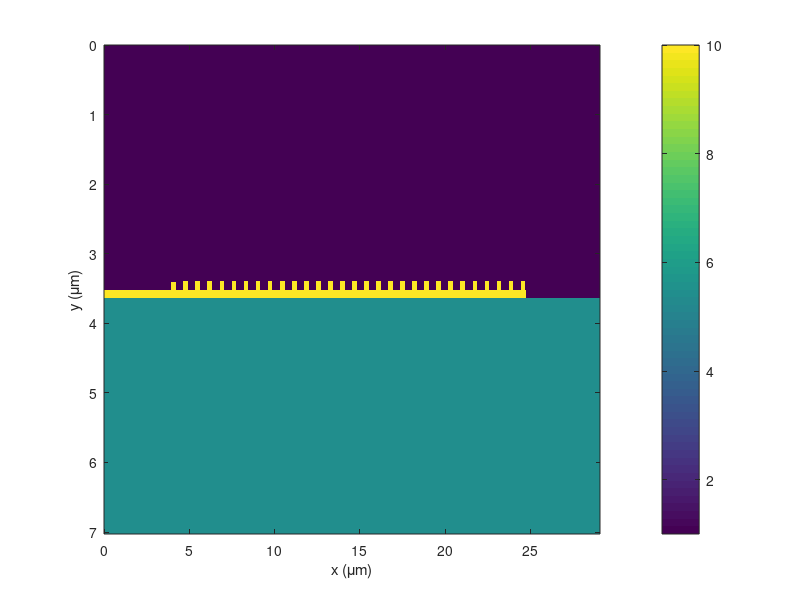

Reproduce this figure in MATLAB. (Note: this script raises an error after producing the figure.)
% FinalGMRSimulation.m

% INITIALIZE MATLAB
close all;
clc;
clear all;
set(0,'DefaultFigureWindowStyle','docked');

% UNITS
micrometers = 1;
nanometers  = 1e-3 * micrometers;

Nf = 11;
tot_ref = zeros(1,Nf);
tot_trn = tot_ref;
tot_con = tot_ref;

%%%%%%%%%%%%%%%%%%%%%%%%%%%%%%%%%%%%%%%%%%%%%%%%%%%%%%%%%%%%
%% DASHBOARD
%%%%%%%%%%%%%%%%%%%%%%%%%%%%%%%%%%%%%%%%%%%%%%%%%%%%%%%%%%%%

% SOURCE WAVELENGTH
lam0 = 1.55 * micrometers;
lam01 = 1.4 * micrometers;
lam02 = 1.7 * micrometers;
lam0 = linspace(lam01,lam02,Nf);

% SLAB WAVEGUIDE PARAMETERS
lamd = 1.55 * micrometers;
nslab  =  sqrt(10);
nclad1 =  1.0;
nclad2 =  sqrt(5.5);
a     = lamd/(2*nslab);
a     = 0.1583*lamd;
L    = 0.4555*lamd;             % Grating period (DO NOT CHANGE)
% d    = 0.15*lamd;                % Grating depth
d    = 0.5*a;                % Grating depth
ff   = 0.6;                     % Fill fraction  (DO NOT CHANGE)

% L    = 0.83254*lamd;             % Grating period (DO NOT CHANGE)
% d    = 0.192547096774194*lamd;             % Grating depth
% % t    = lamd/(2*nr);             % Substrate thickness
% ff   = 1-0.934096;                     % Fill fraction  (DO NOT CHANGE)

PER  = 30;                      % Number of periods
Sper = PER*L;

% GRID PARAMETERS
Sx   = (Sper + 10*L);
Sy   = 4*lamd;
NRES = 20;
NPML = [20 20 20 20];
nmax = max([nslab nclad1 nclad2]);

%%%%%%%%%%%%%%%%%%%%%%%%%%%%%%%%%%%%%%%%%%%%%%%%%%%%%%%%%%%%
%% COMPUTE OPTIMIZED GRID
%%%%%%%%%%%%%%%%%%%%%%%%%%%%%%%%%%%%%%%%%%%%%%%%%%%%%%%%%%%%

% FIRST GUESS AT RESOLUTION
dx = min([lamd lam01 lam02])/nmax/NRES;
dy = min([lamd lam01 lam02])/nmax/NRES;

% SNAP GRID TO CRITICAL DIMENSIONS
ny = ceil(a/dy);
dy = a/ny;
dx = dy;

% dx = 0.007635742857143;
% dy = 0.007727799558610;
% dx = 0.013959789473648;
% dy = 0.013937638489635;

% GRID SIZE
Nx = NPML(1) + ceil(Sx/dx) + NPML(2);
Sx = Nx*dx;
Ny = NPML(3) + ceil(Sy/dy) + NPML(4);
Sy = Ny*dy;
% Ny = Nx;


% 2X GRID
Nx2 = 2*Nx;     dx2 = dx/2;
Ny2 = 2*Ny;     dy2 = dy/2;

% GRID AXES
xa = [0:Nx-1]*dx;
ya = [0:Ny-1]*dy;
xa2 = [0:Nx2-1]*dx2;
ya2 = [0:Ny2-1]*dy2;

%%%%%%%%%%%%%%%%%%%%%%%%%%%%%%%%%%%%%%%%%%%%%%%%%%%%%%%%%%%%
%% BUILD DEVICE ON GRID
%%%%%%%%%%%%%%%%%%%%%%%%%%%%%%%%%%%%%%%%%%%%%%%%%%%%%%%%%%%%

% INITIALIZE MATERIALS
UR2 = ones(Nx2,Ny2);
ER2 = nclad1^2 * ones(Nx2,Ny2);

% CREATE SLAB
ny  = round(a/dy2);
ny1 = 1 + floor((Ny2 - ny)/2);
ny2 = ny1 + ny - 1;
nx1 = 1;
nx2 = round((PER+5)*L/dx2);
ER2(nx1:nx2,ny1:ny2) = nslab^2;
% ER2(nx2+1:end,ny1:ny2) = nslab^2;
ER2(:,ny2+1:end) = nclad2^2;

% CREATE GRATING
nd1 = ny1;
nd = round(d/dy2);
nd2 = nd1 + nd;
nd4 = ny2;
nd3 = nd4 - nd;
    nx1 = round(5*L/dx2) + round(ff*L/dx2);
ER2(1:nx1-1,nd1:nd2) = 1;
ER2(nx2+1:end,nd1:nd2) = 1;


% Chirping function
yff =@(x) x;
y   =@(x) exp(x);

for n = 1:PER
    nx1 = round((5+n)*L/dx2);
%     nx2 = nx1 + round((yff(n)/PER)*ff*lamd/dx2);
    nx2 = nx1 + round(ff*L/dx2);
    nx0 = nx1 - round((1-ff)*L/dx2);
    ER2(nx0:nx1-1,nd1:nd2-round(d*y(n/PER)/dx2)) = 1;
    ER2(nx1:nx2,nd1:nd2) = 1;
end

% SHOW ER2
figure('color','w');
imagesc(xa2./micrometers,ya2./micrometers,ER2');
xlabel('x (\mum)'); ylabel('y (\mum)');
colorbar;

figure('color','w');
lam0 = linspace(lam01,lam02,Nf);
%%%%%%%%%%%%%%%%%%%%%%%%%%%%%%%%%%%%%%%%%%%%%%%%%%%%%%%%%%%%
%% INCOPORATE PML
%%%%%%%%%%%%%%%%%%%%%%%%%%%%%%%%%%%%%%%%%%%%%%%%%%%%%%%%%%%%
for n = 1:Nf
clc;
disp(['Iteration ' num2str(n) ' out of ' num2str(Nf)]);
disp(['Wavelength = ' num2str(lam0(n)) ' micrometers']);
% CALCULATE PML PARAMETERS
[sx,sy] = calcpml2d([Nx2 Ny2],2*NPML);

% INCORPORATE PML
ERxx = ER2 ./ sx .* sy;
ERyy = ER2 .* sx ./ sy;
ERzz = ER2 .* sx .* sy;

URxx = UR2 ./ sx .* sy;
URyy = UR2 .* sx ./ sy;
URzz = UR2 .* sx .* sy;

% PARSE TO 1X GRID
ERxx = ERxx(2:2:Nx2,1:2:Ny2);
ERyy = ERyy(1:2:Nx2,2:2:Ny2);
ERzz = ERzz(1:2:Nx2,1:2:Ny2);

URxx = URxx(1:2:Nx2,2:2:Ny2);
URyy = URyy(2:2:Nx2,1:2:Ny2);
URzz = URzz(2:2:Nx2,2:2:Ny2);

%%%%%%%%%%%%%%%%%%%%%%%%%%%%%%%%%%%%%%%%%%%%%%%%%%%%%%%%%%%%
%% CALCULATE SOURCE
%%%%%%%%%%%%%%%%%%%%%%%%%%%%%%%%%%%%%%%%%%%%%%%%%%%%%%%%%%%%


% EXTRACT 1D CROSS SECTION
nxs  = NPML(1) + 2;
ny1  = NPML(3) + 1;
ny2  = Ny - NPML(4);
erzz = ERzz(nxs,ny1:ny2);
urxx = URxx(nxs,ny1:ny2);
uryy = URyy(nxs,ny1:ny2);

% DIAGONALIZE MATERIALS
erzz = diag(sparse(erzz));
urxx = diag(sparse(urxx));
uryy = diag(sparse(uryy));

% BUILD DERIVATE MATRICES
k0 = 2*pi/lam0(n);
ny = ny2 - ny1 + 1;
[DEX,DEY,DHX,DHY] = yeeder([1 ny],k0*[dx dy],[0 0 0 0]);

% BUILD EIGEN-VALUE PROBLEM
A = - (DHY/urxx*DEY + erzz);
B = inv(uryy);

% SOLVE EIGEN-VALUE PROBLEM
[V,D] = eig(full(A),full(B));
D = diag(D);

% IDENTIFY FUNDAMENTAL MODE
Ez0 = V(:,1);
neff = sqrt(-D(1));

%%%%%%%%%%%%%%%%%%%%%%%%%%%%%%%%%%%%%%%%%%%%%%%%%%%%%%%%%%%%
%% FDFD ANALYSIS
%%%%%%%%%%%%%%%%%%%%%%%%%%%%%%%%%%%%%%%%%%%%%%%%%%%%%%%%%%%%

% BUILD DERIVATE MATRICES
[DEX,DEY,DHX,DHY] = yeeder([Nx Ny],k0*[dx dy],[0 0 0 0]);

% DIAGONALIZE MATERIALS
ERxx = diag(sparse(ERxx(:)));
ERyy = diag(sparse(ERyy(:)));
ERzz = diag(sparse(ERzz(:)));
URxx = diag(sparse(URxx(:)));
URyy = diag(sparse(URyy(:)));
URzz = diag(sparse(URzz(:)));

% BUILD WAVE MATRIX
A = DHX/URyy*DEX + DHY/URxx*DEY + ERzz;

% SOURCE FIELD
fsrc = zeros(Nx,Ny);
for nx = 1 : Nx
    fsrc(nx,ny1:ny2) = Ez0*exp(1i*k0*neff*nx*dx); 
end

% Q
Q = zeros(Nx,Ny);
Q(1:nxs,:) = 1;
Q = diag(sparse(Q(:)));

% SOURCE VECTOR
b = (Q*A - A*Q)*fsrc(:);

% CALCULATE FIELD
f = A\b;
f = reshape(f,Nx,Ny);

imagesc(xa./lamd,ya./lamd,real(f)');
xlabel('x (wavelengths \lambda_0)'); ylabel('y (wavelengths \lambda_0)');
axis equal tight;
colorbar;
caxis([-1 1]*0.1)
drawnow;
fields(:,:,n) = f;
end

for a = 1:Nf
    imagesc(xa./lamd,ya./lamd,real(fields(:,:,a))');
xlabel('x (wavelengths \lambda_0)'); ylabel('y (wavelengths \lambda_0)');
axis equal tight;
colorbar;
caxis([-1 1]*0.1)
drawnow;
pause(0.1);
end
